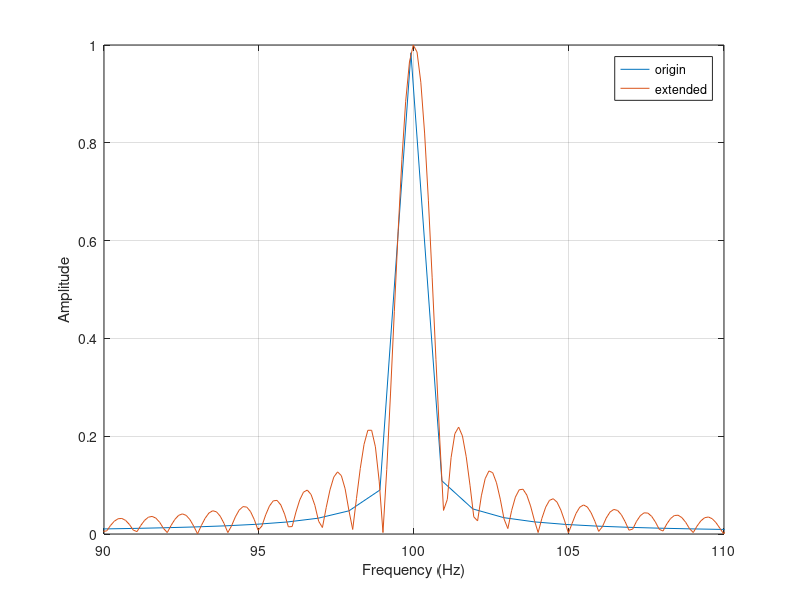

Recreate this plot in MATLAB.
% Add zeros to the end of the data serie
% Compare the difference of the frequency spectrum with the origin
% Pay attention to the factor to normalize the spectrum

% XiaoCY 2021-02-03

%%
clear;clc

fs = 1000;                      % sampling frequency
fsig = 100;                     % signal frequency

t = (0:1/fs:100/fsig)';         % time series
N = length(t);                  % number of samples
L = 2^nextpow2(N)*8;            % number of extended samples

x = cos(2*pi*fsig*t);           % origin data
xe = [x;zeros(L-N,1)];          % extended data

%%
X = fft(x);
Nf = floor(N/2);
f = (0:Nf)'*fs/N;
amp = abs(X(1:Nf+1))*2/N;

figure
plot(f,amp,'DisplayName','origin')
hold on
grid on

%%
Xe = fft(xe);
Nfe = floor(L/2);
fe = (0:Nfe)'*fs/L;
ampe = abs(Xe(1:Nfe+1))*2/N;

plot(fe,ampe,'DisplayName','extended')
legend
xlabel('Frequency (Hz)')
ylabel('Amplitude')
xlim([90 110])